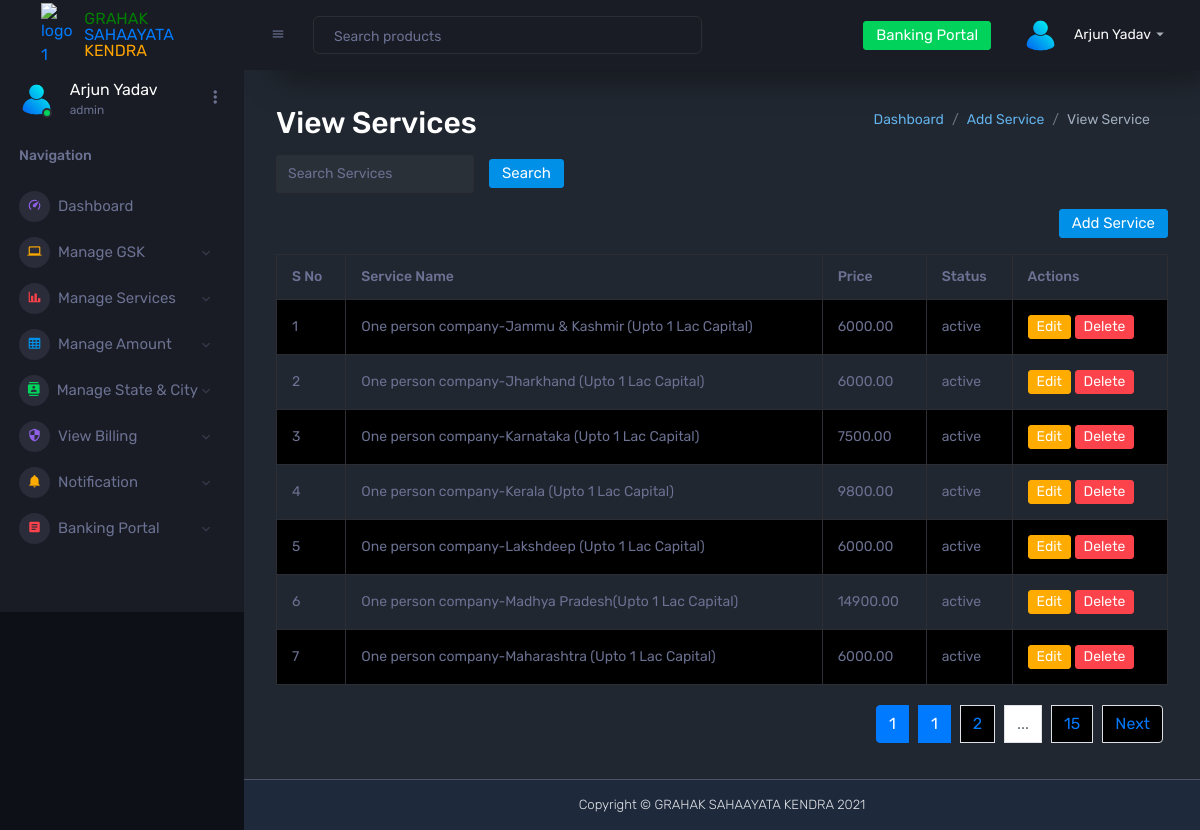
Before: /dashboard/admin/view-services/ (signed in) with the older database file.
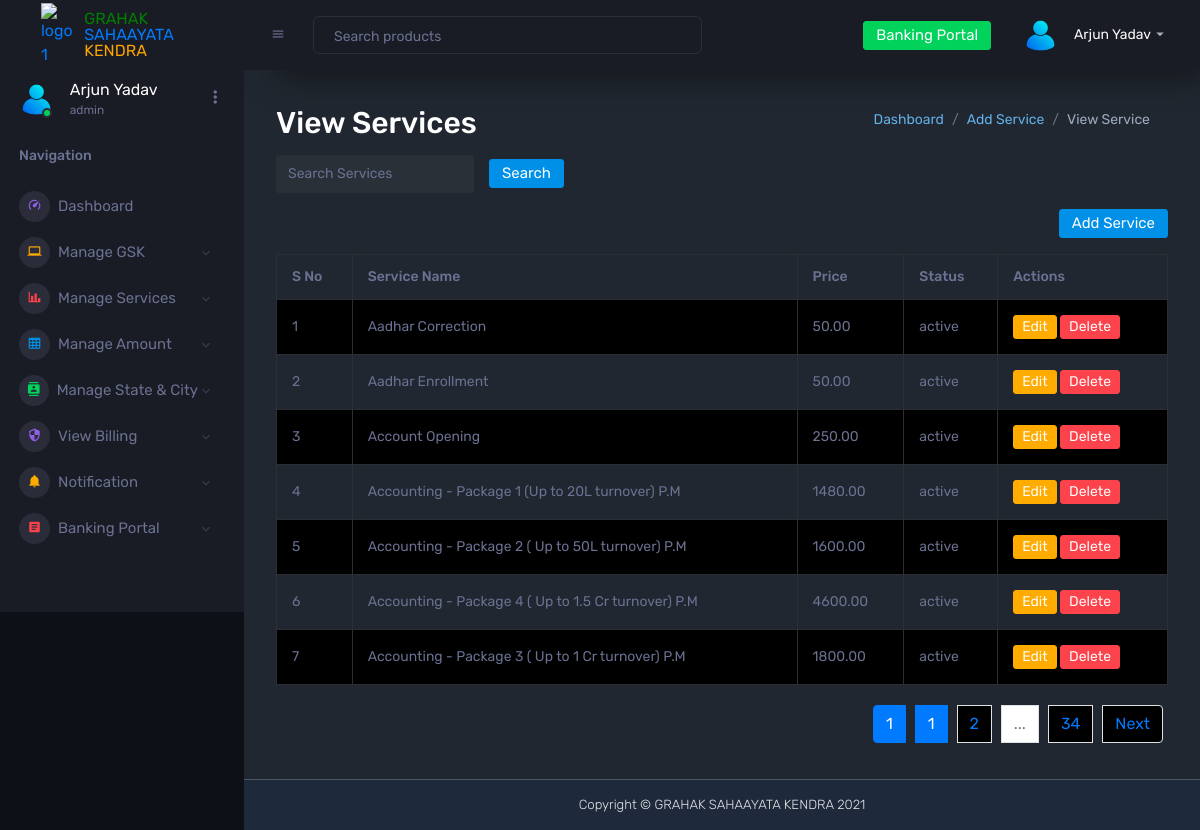
After: the same page with the newer database file.
### dashboard/models.py (models this page shows, shortened)
class Service(models.Model):
    service_name = models.CharField(max_length=100)
    price = models.DecimalField(max_digits=10, decimal_places=2)
    service_charge = models.DecimalField(max_digits=10, decimal_places=2, default=0.0)
    required_documents = models.TextField(blank=True, null=True)
    billing_date = models.DateTimeField(auto_now_add=True)  # Ensure this field exists
    STATUS_CHOICES = [
        ('active', 'Active'),
        ('inactive', 'Inactive'),
    ]
    status = models.CharField(max_length=10, choices=STATUS_CHOICES, default='active')
    def service_charge(self):
        return (self.price * self.service_charge_percentage) / 100

### dashboard/views/admin_views.py (the view)
# urls.py: path('admin/view-services/', admin_views.view_services, name='view_services'),
@login_required
@user_passes_test(lambda u: u.is_superuser or u.role == 'admin')  # Restrict to admins
def view_services(request):
    search_query = request.GET.get('search', '')
    service_list = Service.objects.all().order_by('-id')  # Fetch all services
    if search_query:
        service_list = service_list.filter(service_name__icontains=search_query)
    paginator = Paginator(service_list, 7)  # Show 7 services per page
    page_number = request.GET.get('page', 1)  # Default to the first page if not specified
    page_obj = paginator.get_page(page_number)
    start_index = (page_obj.number - 1) * paginator.per_page + 1
    context = {
        'service_list': page_obj,  # Pass paginated services
        'search_query': search_query,
        'start_index': start_index,  # Starting index for this page
    }
    return render(request, 'admin_dashboard/view_services.html', context)

### dashboard/templates/admin_dashboard/view_services.html (shortened to what this page needs)
{% extends 'base.html' %}
{% block content %}
<div class="container mt-7">
    <div class="d-flex justify-content-between align-items-center">
        <h2>View Services</h2>
        <nav aria-label="breadcrumb">
            <ol class="breadcrumb">
                <li class="breadcrumb-item"><a href="{% url 'admin_dashboard' %}">Dashboard</a></li>
                <li class="breadcrumb-item"><a href="{% url 'add_service' %}">Add Service</a></li>
                <li class="breadcrumb-item active" aria-current="page">View Service</li>
            </ol>
        </nav>
    </div>
    <form method="get" class="form-inline mb-3">
        <input type="text" name="search" value="{{ search_query }}" class="form-control" placeholder="Search Services">
        <button type="submit" class="btn btn-primary">Search</button>
    </form>
    {% if user.role == 'admin' %}
<div class="d-flex justify-content-end mb-3">
    <a href="{% url 'add_service' %}" class="btn btn-primary">Add Service</a>
</div>
{% endif %}
<div class="table-responsive">
    <table class="table table-striped table-bordered">
        <thead>
            <tr>
                <th>S No</th>
                <th>Service Name</th>
                <th>Price</th>
                <th>Status</th>
                <th>Actions</th>
            </tr>
        </thead>
        <tbody>
            {% for service in service_list %}
                <tr>
                    <td>{{ forloop.counter0|add:start_index }}</td>
                    <td>{{ service.service_name }}</td>
                    <td>{{ service.price }}</td>
                    <td>{{ service.status }}</td>
                    <td>
                        {% if user.role == 'admin' %}
                            <a href="{% url 'edit_service' service.id %}" class="btn btn-warning btn-sm" >Edit</a>
                            <a href="{% url 'delete_service' service.id %}" class="btn btn-danger btn-sm" onclick="return confirm('Are you sure you want to delete this Service?');" >Delete</a>
                        {% endif %}
                    </td>
                </tr>
            {% empty %}
                <tr>
                    <td colspan="5">No services found.</td>
                </tr>
            {% endfor %}
        </tbody>
    </table>
</div>
<nav>
    <ul class="pagination">
        <li class="page-item {% if service_list.number == 1 %}active{% endif %}">
            <a class="page-link" href="?page=1">1</a>
        </li>
        {% for page_num in service_list.paginator.page_range %}
            {% if page_num >= service_list.number|add:-1 and page_num <= service_list.number|add:1 %}
                <li class="page-item {% if page_num == service_list.number %}active{% endif %}">
                    <a class="page-link" href="?page={{ page_num }}">{{ page_num }}</a>
                </li>
            {% endif %}
        {% endfor %}
        {% if service_list.number < service_list.paginator.num_pages|add:-2 %}
        <li class="page-item disabled"><span class="page-link">...</span></li>
        {% endif %}
        {% if service_list.number != service_list.paginator.num_pages %}
        <li class="page-item {% if service_list.number == service_list.paginator.num_pages %}active{% endif %}">
            <a class="page-link" href="?page={{ service_list.paginator.num_pages }}">{{ service_list.paginator.num_pages }}</a>
        </li>
        {% endif %}
        {% if service_list.has_next %}
        <li class="page-item">
            <a class="page-link" href="?page={{ service_list.next_page_number }}">Next</a>
        </li>
        {% endif %}
    </ul>
</nav>
</div>
{% endblock %}

Changed rows visible on the page:
no longer on this page (row unchanged): Service: service_name "One person company-Jammu & Kashmir (Upto 1 Lac Capital)", price "6000.00", status "active"
no longer on this page (row unchanged): Service: service_name "One person company-Jharkhand (Upto 1 Lac Capital)", price "6000.00", status "active"
no longer on this page (row unchanged): Service: service_name "One person company-Karnataka (Upto 1 Lac Capital)", price "7500.00", status "active"
no longer on this page (row unchanged): Service: service_name "One person company-Kerala (Upto 1 Lac Capital)", price "9800.00", status "active"
no longer on this page (row unchanged): Service: service_name "One person company-Lakshdeep (Upto 1 Lac Capital)", price "6000.00", status "active"
no longer on this page (row unchanged): Service: service_name "One person company-Madhya Pradesh(Upto 1 Lac Capital)", price "14900.00", status "active"
no longer on this page (row unchanged): Service: service_name "One person company-Maharashtra (Upto 1 Lac Capital)", price "6000.00", status "active"
added Service: service_name "Aadhar Correction", price "50.00", status "active"
added Service: service_name "Aadhar Enrollment", price "50.00", status "active"
added Service: service_name "Account Opening", price "250.00", status "active"
added Service: service_name "Accounting - Package 1 (Up to 20L turnover) P.M", price "1480.00", status "active"
added Service: service_name "Accounting - Package 2 ( Up to 50L turnover) P.M", price "1600.00", status "active"
added Service: service_name "Accounting - Package 4 ( Up to 1.5 Cr turnover) P.M", price "4600.00", status "active"
added Service: service_name "Accounting - Package 3 ( Up to 1 Cr turnover) P.M", price "1800.00", status "active"
Other visible differences:
{{ service_list.paginator.num_pages }}: "15" → "34"
